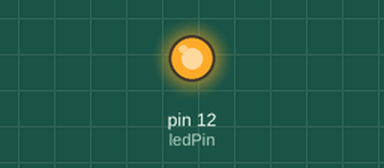
This sketch was run on a simulated Arduino Uno, built with avr-gcc and run on an emulated ATmega328P. Parts: output pins drawn as LEDs (lit = HIGH).

Above: at 0.1 s.
Timing chart, 0 to 1.6 s (numbered marks = the images above):
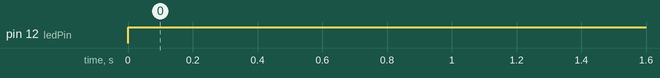

Measured:
- by itself, pin 12 (ledPin): LOW → HIGH at 0.00 s

The sketch:

secondAttempt.ino
```cpp
int ledPin = 12;                 // LED connected to digital pin 13

void setup()
{
  pinMode(ledPin, OUTPUT);      // sets the digital pin as output
}

void loop()
{
  digitalWrite(ledPin, HIGH);   // sets the LED on
}
```
